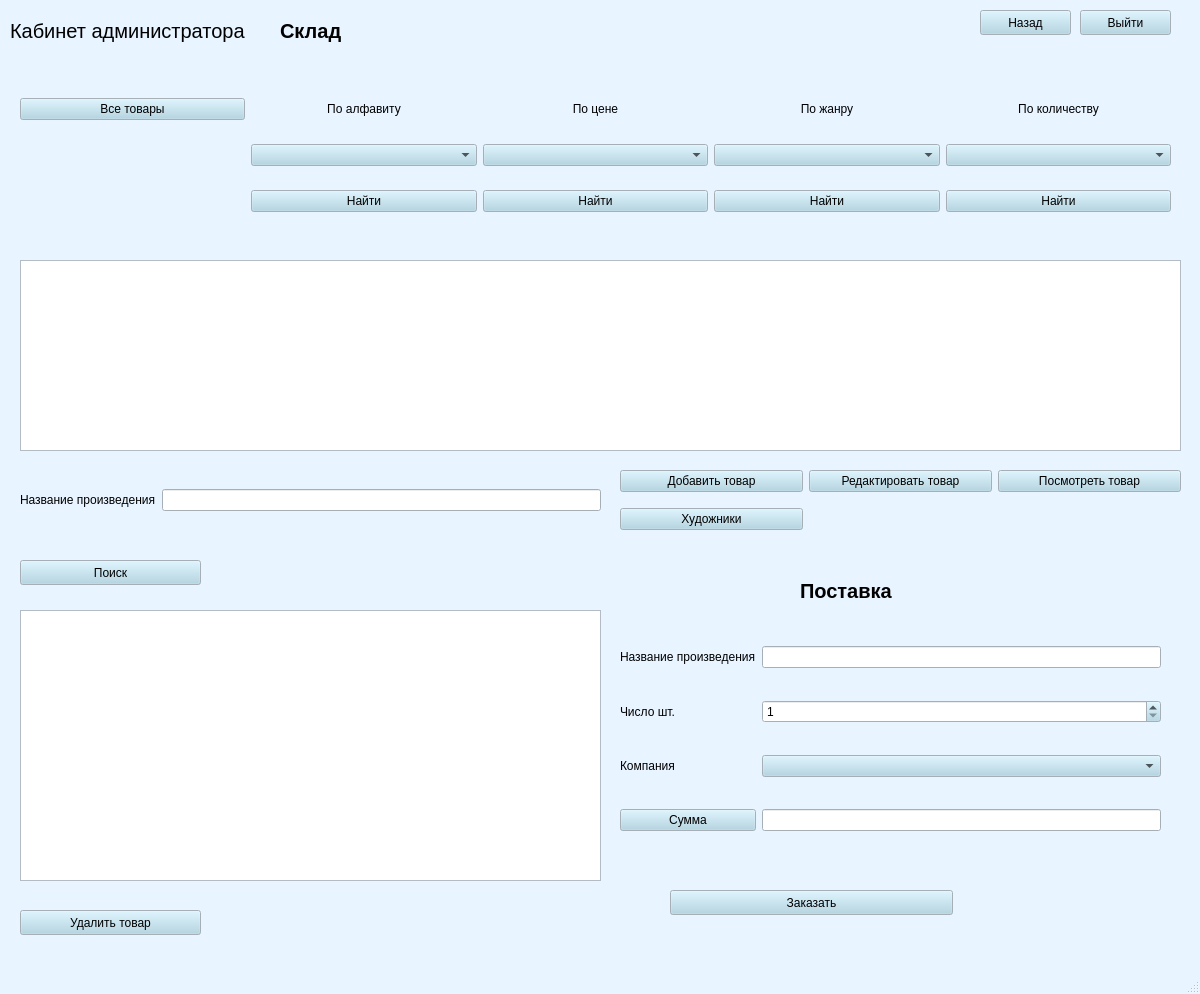
<?xml version="1.0" encoding="UTF-8"?>
<ui version="4.0">
 <class>MainWindow</class>
 <widget class="QMainWindow" name="MainWindow">
  <property name="geometry">
   <rect>
    <x>0</x>
    <y>0</y>
    <width>1200</width>
    <height>994</height>
   </rect>
  </property>
  <property name="palette">
   <palette>
    <active>
     <colorrole role="WindowText">
      <brush brushstyle="SolidPattern">
       <color alpha="255">
        <red>0</red>
        <green>0</green>
        <blue>0</blue>
       </color>
      </brush>
     </colorrole>
     <colorrole role="Button">
      <brush brushstyle="SolidPattern">
       <color alpha="255">
        <red>169</red>
        <green>210</green>
        <blue>227</blue>
       </color>
      </brush>
     </colorrole>
     <colorrole role="Light">
      <brush brushstyle="SolidPattern">
       <color alpha="255">
        <red>255</red>
        <green>255</green>
        <blue>255</blue>
       </color>
      </brush>
     </colorrole>
     <colorrole role="Midlight">
      <brush brushstyle="SolidPattern">
       <color alpha="255">
        <red>238</red>
        <green>228</green>
        <blue>255</blue>
       </color>
      </brush>
     </colorrole>
     <colorrole role="Dark">
      <brush brushstyle="SolidPattern">
       <color alpha="255">
        <red>110</red>
        <green>101</green>
        <blue>127</blue>
       </color>
      </brush>
     </colorrole>
     <colorrole role="Mid">
      <brush brushstyle="SolidPattern">
       <color alpha="255">
        <red>147</red>
        <green>134</green>
        <blue>170</blue>
       </color>
      </brush>
     </colorrole>
     <colorrole role="Text">
      <brush brushstyle="SolidPattern">
       <color alpha="255">
        <red>0</red>
        <green>0</green>
        <blue>0</blue>
       </color>
      </brush>
     </colorrole>
     <colorrole role="BrightText">
      <brush brushstyle="SolidPattern">
       <color alpha="255">
        <red>255</red>
        <green>255</green>
        <blue>255</blue>
       </color>
      </brush>
     </colorrole>
     <colorrole role="ButtonText">
      <brush brushstyle="SolidPattern">
       <color alpha="255">
        <red>0</red>
        <green>0</green>
        <blue>0</blue>
       </color>
      </brush>
     </colorrole>
     <colorrole role="Base">
      <brush brushstyle="SolidPattern">
       <color alpha="255">
        <red>255</red>
        <green>255</green>
        <blue>255</blue>
       </color>
      </brush>
     </colorrole>
     <colorrole role="Window">
      <brush brushstyle="SolidPattern">
       <color alpha="255">
        <red>232</red>
        <green>244</green>
        <blue>255</blue>
       </color>
      </brush>
     </colorrole>
     <colorrole role="Shadow">
      <brush brushstyle="SolidPattern">
       <color alpha="255">
        <red>0</red>
        <green>0</green>
        <blue>0</blue>
       </color>
      </brush>
     </colorrole>
     <colorrole role="Highlight">
      <brush brushstyle="SolidPattern">
       <color alpha="255">
        <red>221</red>
        <green>202</green>
        <blue>255</blue>
       </color>
      </brush>
     </colorrole>
     <colorrole role="AlternateBase">
      <brush brushstyle="SolidPattern">
       <color alpha="255">
        <red>238</red>
        <green>228</green>
        <blue>255</blue>
       </color>
      </brush>
     </colorrole>
     <colorrole role="ToolTipBase">
      <brush brushstyle="SolidPattern">
       <color alpha="255">
        <red>255</red>
        <green>255</green>
        <blue>220</blue>
       </color>
      </brush>
     </colorrole>
     <colorrole role="ToolTipText">
      <brush brushstyle="SolidPattern">
       <color alpha="255">
        <red>0</red>
        <green>0</green>
        <blue>0</blue>
       </color>
      </brush>
     </colorrole>
     <colorrole role="PlaceholderText">
      <brush brushstyle="SolidPattern">
       <color alpha="128">
        <red>0</red>
        <green>0</green>
        <blue>0</blue>
       </color>
      </brush>
     </colorrole>
    </active>
    <inactive>
     <colorrole role="WindowText">
      <brush brushstyle="SolidPattern">
       <color alpha="255">
        <red>0</red>
        <green>0</green>
        <blue>0</blue>
       </color>
      </brush>
     </colorrole>
     <colorrole role="Button">
      <brush brushstyle="SolidPattern">
       <color alpha="255">
        <red>169</red>
        <green>210</green>
        <blue>227</blue>
       </color>
      </brush>
     </colorrole>
     <colorrole role="Light">
      <brush brushstyle="SolidPattern">
       <color alpha="255">
        <red>255</red>
        <green>255</green>
        <blue>255</blue>
       </color>
      </brush>
     </colorrole>
     <colorrole role="Midlight">
      <brush brushstyle="SolidPattern">
       <color alpha="255">
        <red>238</red>
        <green>228</green>
        <blue>255</blue>
       </color>
      </brush>
     </colorrole>
     <colorrole role="Dark">
      <brush brushstyle="SolidPattern">
       <color alpha="255">
        <red>110</red>
        <green>101</green>
        <blue>127</blue>
       </color>
      </brush>
     </colorrole>
     <colorrole role="Mid">
      <brush brushstyle="SolidPattern">
       <color alpha="255">
        <red>147</red>
        <green>134</green>
        <blue>170</blue>
       </color>
      </brush>
     </colorrole>
     <colorrole role="Text">
      <brush brushstyle="SolidPattern">
       <color alpha="255">
        <red>0</red>
        <green>0</green>
        <blue>0</blue>
       </color>
      </brush>
     </colorrole>
     <colorrole role="BrightText">
      <brush brushstyle="SolidPattern">
       <color alpha="255">
        <red>255</red>
        <green>255</green>
        <blue>255</blue>
       </color>
      </brush>
     </colorrole>
     <colorrole role="ButtonText">
      <brush brushstyle="SolidPattern">
       <color alpha="255">
        <red>0</red>
        <green>0</green>
        <blue>0</blue>
       </color>
      </brush>
     </colorrole>
     <colorrole role="Base">
      <brush brushstyle="SolidPattern">
       <color alpha="255">
        <red>255</red>
        <green>255</green>
        <blue>255</blue>
       </color>
      </brush>
     </colorrole>
     <colorrole role="Window">
      <brush brushstyle="SolidPattern">
       <color alpha="255">
        <red>232</red>
        <green>244</green>
        <blue>255</blue>
       </color>
      </brush>
     </colorrole>
     <colorrole role="Shadow">
      <brush brushstyle="SolidPattern">
       <color alpha="255">
        <red>0</red>
        <green>0</green>
        <blue>0</blue>
       </color>
      </brush>
     </colorrole>
     <colorrole role="Highlight">
      <brush brushstyle="SolidPattern">
       <color alpha="255">
        <red>221</red>
        <green>202</green>
        <blue>255</blue>
       </color>
      </brush>
     </colorrole>
     <colorrole role="AlternateBase">
      <brush brushstyle="SolidPattern">
       <color alpha="255">
        <red>238</red>
        <green>228</green>
        <blue>255</blue>
       </color>
      </brush>
     </colorrole>
     <colorrole role="ToolTipBase">
      <brush brushstyle="SolidPattern">
       <color alpha="255">
        <red>255</red>
        <green>255</green>
        <blue>220</blue>
       </color>
      </brush>
     </colorrole>
     <colorrole role="ToolTipText">
      <brush brushstyle="SolidPattern">
       <color alpha="255">
        <red>0</red>
        <green>0</green>
        <blue>0</blue>
       </color>
      </brush>
     </colorrole>
     <colorrole role="PlaceholderText">
      <brush brushstyle="SolidPattern">
       <color alpha="128">
        <red>0</red>
        <green>0</green>
        <blue>0</blue>
       </color>
      </brush>
     </colorrole>
    </inactive>
    <disabled>
     <colorrole role="WindowText">
      <brush brushstyle="SolidPattern">
       <color alpha="255">
        <red>110</red>
        <green>101</green>
        <blue>127</blue>
       </color>
      </brush>
     </colorrole>
     <colorrole role="Button">
      <brush brushstyle="SolidPattern">
       <color alpha="255">
        <red>169</red>
        <green>210</green>
        <blue>227</blue>
       </color>
      </brush>
     </colorrole>
     <colorrole role="Light">
      <brush brushstyle="SolidPattern">
       <color alpha="255">
        <red>255</red>
        <green>255</green>
        <blue>255</blue>
       </color>
      </brush>
     </colorrole>
     <colorrole role="Midlight">
      <brush brushstyle="SolidPattern">
       <color alpha="255">
        <red>238</red>
        <green>228</green>
        <blue>255</blue>
       </color>
      </brush>
     </colorrole>
     <colorrole role="Dark">
      <brush brushstyle="SolidPattern">
       <color alpha="255">
        <red>110</red>
        <green>101</green>
        <blue>127</blue>
       </color>
      </brush>
     </colorrole>
     <colorrole role="Mid">
      <brush brushstyle="SolidPattern">
       <color alpha="255">
        <red>147</red>
        <green>134</green>
        <blue>170</blue>
       </color>
      </brush>
     </colorrole>
     <colorrole role="Text">
      <brush brushstyle="SolidPattern">
       <color alpha="255">
        <red>110</red>
        <green>101</green>
        <blue>127</blue>
       </color>
      </brush>
     </colorrole>
     <colorrole role="BrightText">
      <brush brushstyle="SolidPattern">
       <color alpha="255">
        <red>255</red>
        <green>255</green>
        <blue>255</blue>
       </color>
      </brush>
     </colorrole>
     <colorrole role="ButtonText">
      <brush brushstyle="SolidPattern">
       <color alpha="255">
        <red>110</red>
        <green>101</green>
        <blue>127</blue>
       </color>
      </brush>
     </colorrole>
     <colorrole role="Base">
      <brush brushstyle="SolidPattern">
       <color alpha="255">
        <red>232</red>
        <green>244</green>
        <blue>255</blue>
       </color>
      </brush>
     </colorrole>
     <colorrole role="Window">
      <brush brushstyle="SolidPattern">
       <color alpha="255">
        <red>232</red>
        <green>244</green>
        <blue>255</blue>
       </color>
      </brush>
     </colorrole>
     <colorrole role="Shadow">
      <brush brushstyle="SolidPattern">
       <color alpha="255">
        <red>0</red>
        <green>0</green>
        <blue>0</blue>
       </color>
      </brush>
     </colorrole>
     <colorrole role="Highlight">
      <brush brushstyle="SolidPattern">
       <color alpha="255">
        <red>145</red>
        <green>145</green>
        <blue>145</blue>
       </color>
      </brush>
     </colorrole>
     <colorrole role="AlternateBase">
      <brush brushstyle="SolidPattern">
       <color alpha="255">
        <red>221</red>
        <green>202</green>
        <blue>255</blue>
       </color>
      </brush>
     </colorrole>
     <colorrole role="ToolTipBase">
      <brush brushstyle="SolidPattern">
       <color alpha="255">
        <red>255</red>
        <green>255</green>
        <blue>220</blue>
       </color>
      </brush>
     </colorrole>
     <colorrole role="ToolTipText">
      <brush brushstyle="SolidPattern">
       <color alpha="255">
        <red>0</red>
        <green>0</green>
        <blue>0</blue>
       </color>
      </brush>
     </colorrole>
     <colorrole role="PlaceholderText">
      <brush brushstyle="SolidPattern">
       <color alpha="128">
        <red>0</red>
        <green>0</green>
        <blue>0</blue>
       </color>
      </brush>
     </colorrole>
    </disabled>
   </palette>
  </property>
  <property name="windowTitle">
   <string>MainWindow</string>
  </property>
  <widget class="QWidget" name="centralwidget">
   <widget class="QWidget" name="gridLayoutWidget_2">
    <property name="geometry">
     <rect>
      <x>20</x>
      <y>80</y>
      <width>1151</width>
      <height>151</height>
     </rect>
    </property>
    <layout class="QGridLayout" name="gridLayout_2">
     <property name="leftMargin">
      <number>0</number>
     </property>
     <property name="topMargin">
      <number>0</number>
     </property>
     <property name="bottomMargin">
      <number>0</number>
     </property>
     <property name="verticalSpacing">
      <number>6</number>
     </property>
     <item row="1" column="0">
      <widget class="QPushButton" name="all">
       <property name="text">
        <string>Все товары</string>
       </property>
      </widget>
     </item>
     <item row="2" column="1">
      <widget class="QComboBox" name="alphabet"/>
     </item>
     <item row="3" column="1">
      <widget class="QPushButton" name="alf_find">
       <property name="text">
        <string>Найти</string>
       </property>
      </widget>
     </item>
     <item row="2" column="3">
      <widget class="QComboBox" name="genre"/>
     </item>
     <item row="3" column="2">
      <widget class="QPushButton" name="price_find">
       <property name="text">
        <string>Найти</string>
       </property>
      </widget>
     </item>
     <item row="1" column="3">
      <widget class="QLabel" name="label_5">
       <property name="text">
        <string>&lt;html&gt;&lt;head/&gt;&lt;body&gt;&lt;p align=&quot;center&quot;&gt;По жанру&lt;/p&gt;&lt;/body&gt;&lt;/html&gt;</string>
       </property>
      </widget>
     </item>
     <item row="1" column="1">
      <widget class="QLabel" name="label_4">
       <property name="text">
        <string>&lt;html&gt;&lt;head/&gt;&lt;body&gt;&lt;p align=&quot;center&quot;&gt;По алфавиту&lt;/p&gt;&lt;/body&gt;&lt;/html&gt;</string>
       </property>
      </widget>
     </item>
     <item row="2" column="2">
      <widget class="QComboBox" name="price"/>
     </item>
     <item row="1" column="2">
      <widget class="QLabel" name="label_3">
       <property name="text">
        <string>&lt;html&gt;&lt;head/&gt;&lt;body&gt;&lt;p align=&quot;center&quot;&gt;По цене&lt;/p&gt;&lt;/body&gt;&lt;/html&gt;</string>
       </property>
      </widget>
     </item>
     <item row="3" column="3">
      <widget class="QPushButton" name="genre_find">
       <property name="text">
        <string>Найти</string>
       </property>
      </widget>
     </item>
     <item row="1" column="4">
      <widget class="QLabel" name="label_7">
       <property name="text">
        <string>&lt;html&gt;&lt;head/&gt;&lt;body&gt;&lt;p align=&quot;center&quot;&gt;По количеству&lt;/p&gt;&lt;/body&gt;&lt;/html&gt;</string>
       </property>
      </widget>
     </item>
     <item row="2" column="4">
      <widget class="QComboBox" name="quant"/>
     </item>
     <item row="3" column="4">
      <widget class="QPushButton" name="quant_find">
       <property name="text">
        <string>Найти</string>
       </property>
      </widget>
     </item>
    </layout>
   </widget>
   <widget class="QLabel" name="label">
    <property name="geometry">
     <rect>
      <x>10</x>
      <y>0</y>
      <width>251</width>
      <height>62</height>
     </rect>
    </property>
    <property name="palette">
     <palette>
      <active>
       <colorrole role="Button">
        <brush brushstyle="SolidPattern">
         <color alpha="255">
          <red>173</red>
          <green>127</green>
          <blue>168</blue>
         </color>
        </brush>
       </colorrole>
      </active>
      <inactive>
       <colorrole role="Button">
        <brush brushstyle="SolidPattern">
         <color alpha="255">
          <red>173</red>
          <green>127</green>
          <blue>168</blue>
         </color>
        </brush>
       </colorrole>
      </inactive>
      <disabled>
       <colorrole role="Button">
        <brush brushstyle="SolidPattern">
         <color alpha="255">
          <red>173</red>
          <green>127</green>
          <blue>168</blue>
         </color>
        </brush>
       </colorrole>
      </disabled>
     </palette>
    </property>
    <property name="font">
     <font>
      <pointsize>15</pointsize>
      <italic>false</italic>
      <strikeout>false</strikeout>
      <kerning>true</kerning>
     </font>
    </property>
    <property name="text">
     <string>&lt;html&gt;&lt;head/&gt;&lt;body&gt;&lt;p&gt;Кабинет администратора&lt;/p&gt;&lt;/body&gt;&lt;/html&gt;</string>
    </property>
   </widget>
   <widget class="QLabel" name="label_2">
    <property name="geometry">
     <rect>
      <x>280</x>
      <y>0</y>
      <width>161</width>
      <height>62</height>
     </rect>
    </property>
    <property name="palette">
     <palette>
      <active>
       <colorrole role="Button">
        <brush brushstyle="SolidPattern">
         <color alpha="255">
          <red>173</red>
          <green>127</green>
          <blue>168</blue>
         </color>
        </brush>
       </colorrole>
      </active>
      <inactive>
       <colorrole role="Button">
        <brush brushstyle="SolidPattern">
         <color alpha="255">
          <red>173</red>
          <green>127</green>
          <blue>168</blue>
         </color>
        </brush>
       </colorrole>
      </inactive>
      <disabled>
       <colorrole role="Button">
        <brush brushstyle="SolidPattern">
         <color alpha="255">
          <red>173</red>
          <green>127</green>
          <blue>168</blue>
         </color>
        </brush>
       </colorrole>
      </disabled>
     </palette>
    </property>
    <property name="font">
     <font>
      <pointsize>15</pointsize>
      <italic>false</italic>
      <strikeout>false</strikeout>
      <kerning>true</kerning>
     </font>
    </property>
    <property name="text">
     <string>&lt;html&gt;&lt;head/&gt;&lt;body&gt;&lt;p&gt;&lt;span style=&quot; font-weight:600;&quot;&gt;Склад&lt;/span&gt;&lt;/p&gt;&lt;/body&gt;&lt;/html&gt;</string>
    </property>
   </widget>
   <widget class="QTableWidget" name="artworks">
    <property name="geometry">
     <rect>
      <x>20</x>
      <y>260</y>
      <width>1161</width>
      <height>191</height>
     </rect>
    </property>
   </widget>
   <widget class="QLabel" name="label_6">
    <property name="geometry">
     <rect>
      <x>800</x>
      <y>560</y>
      <width>101</width>
      <height>62</height>
     </rect>
    </property>
    <property name="palette">
     <palette>
      <active>
       <colorrole role="Button">
        <brush brushstyle="SolidPattern">
         <color alpha="255">
          <red>173</red>
          <green>127</green>
          <blue>168</blue>
         </color>
        </brush>
       </colorrole>
      </active>
      <inactive>
       <colorrole role="Button">
        <brush brushstyle="SolidPattern">
         <color alpha="255">
          <red>173</red>
          <green>127</green>
          <blue>168</blue>
         </color>
        </brush>
       </colorrole>
      </inactive>
      <disabled>
       <colorrole role="Button">
        <brush brushstyle="SolidPattern">
         <color alpha="255">
          <red>173</red>
          <green>127</green>
          <blue>168</blue>
         </color>
        </brush>
       </colorrole>
      </disabled>
     </palette>
    </property>
    <property name="font">
     <font>
      <pointsize>15</pointsize>
      <italic>false</italic>
      <strikeout>false</strikeout>
      <kerning>true</kerning>
     </font>
    </property>
    <property name="text">
     <string>&lt;html&gt;&lt;head/&gt;&lt;body&gt;&lt;p&gt;&lt;span style=&quot; font-weight:600;&quot;&gt;Поставка&lt;/span&gt;&lt;/p&gt;&lt;/body&gt;&lt;/html&gt;</string>
    </property>
   </widget>
   <widget class="QWidget" name="gridLayoutWidget">
    <property name="geometry">
     <rect>
      <x>620</x>
      <y>620</y>
      <width>541</width>
      <height>241</height>
     </rect>
    </property>
    <layout class="QGridLayout" name="gridLayout">
     <item row="3" column="1">
      <widget class="QLineEdit" name="sum_count">
       <property name="font">
        <font>
         <weight>75</weight>
         <bold>true</bold>
        </font>
       </property>
       <property name="readOnly">
        <bool>true</bool>
       </property>
      </widget>
     </item>
     <item row="0" column="0">
      <widget class="QLabel" name="FieldInput_3">
       <property name="text">
        <string>Название произведения</string>
       </property>
      </widget>
     </item>
     <item row="1" column="0">
      <widget class="QLabel" name="FieldInput_4">
       <property name="text">
        <string>Число шт.</string>
       </property>
      </widget>
     </item>
     <item row="1" column="1">
      <widget class="QSpinBox" name="count">
       <property name="minimum">
        <number>1</number>
       </property>
      </widget>
     </item>
     <item row="3" column="0">
      <widget class="QPushButton" name="sum">
       <property name="text">
        <string>Сумма</string>
       </property>
      </widget>
     </item>
     <item row="0" column="1">
      <widget class="QLineEdit" name="name"/>
     </item>
     <item row="2" column="0">
      <widget class="QLabel" name="FieldInput_5">
       <property name="text">
        <string>Компания</string>
       </property>
      </widget>
     </item>
     <item row="2" column="1">
      <widget class="QComboBox" name="comp"/>
     </item>
    </layout>
   </widget>
   <widget class="QPushButton" name="buy">
    <property name="geometry">
     <rect>
      <x>670</x>
      <y>890</y>
      <width>283</width>
      <height>25</height>
     </rect>
    </property>
    <property name="text">
     <string>Заказать</string>
    </property>
   </widget>
   <widget class="QWidget" name="gridLayoutWidget_3">
    <property name="geometry">
     <rect>
      <x>620</x>
      <y>460</y>
      <width>561</width>
      <height>80</height>
     </rect>
    </property>
    <layout class="QGridLayout" name="gridLayout_3">
     <item row="0" column="0">
      <widget class="QPushButton" name="add_art">
       <property name="text">
        <string>Добавить товар</string>
       </property>
      </widget>
     </item>
     <item row="0" column="1">
      <widget class="QPushButton" name="edit">
       <property name="text">
        <string>Редактировать товар</string>
       </property>
      </widget>
     </item>
     <item row="0" column="2">
      <widget class="QPushButton" name="look">
       <property name="text">
        <string>Посмотреть товар</string>
       </property>
      </widget>
     </item>
     <item row="1" column="0">
      <widget class="QPushButton" name="artists">
       <property name="text">
        <string>Художники</string>
       </property>
      </widget>
     </item>
    </layout>
   </widget>
   <widget class="QPushButton" name="exit">
    <property name="geometry">
     <rect>
      <x>1080</x>
      <y>10</y>
      <width>91</width>
      <height>25</height>
     </rect>
    </property>
    <property name="text">
     <string>Выйти</string>
    </property>
   </widget>
   <widget class="QPushButton" name="back">
    <property name="geometry">
     <rect>
      <x>980</x>
      <y>10</y>
      <width>91</width>
      <height>25</height>
     </rect>
    </property>
    <property name="text">
     <string>Назад</string>
    </property>
   </widget>
   <widget class="QPushButton" name="del">
    <property name="geometry">
     <rect>
      <x>20</x>
      <y>910</y>
      <width>181</width>
      <height>25</height>
     </rect>
    </property>
    <property name="text">
     <string>Удалить товар</string>
    </property>
   </widget>
   <widget class="QTableWidget" name="artworks_del">
    <property name="geometry">
     <rect>
      <x>20</x>
      <y>610</y>
      <width>581</width>
      <height>271</height>
     </rect>
    </property>
   </widget>
   <widget class="QWidget" name="gridLayoutWidget_4">
    <property name="geometry">
     <rect>
      <x>20</x>
      <y>460</y>
      <width>581</width>
      <height>80</height>
     </rect>
    </property>
    <layout class="QGridLayout" name="gridLayout_4">
     <item row="0" column="0">
      <widget class="QLabel" name="FieldInput_6">
       <property name="text">
        <string>Название произведения</string>
       </property>
      </widget>
     </item>
     <item row="0" column="1">
      <widget class="QLineEdit" name="name_del"/>
     </item>
    </layout>
   </widget>
   <widget class="QPushButton" name="find_but">
    <property name="geometry">
     <rect>
      <x>20</x>
      <y>560</y>
      <width>181</width>
      <height>25</height>
     </rect>
    </property>
    <property name="text">
     <string>Поиск</string>
    </property>
   </widget>
  </widget>
  <widget class="QMenuBar" name="menubar">
   <property name="geometry">
    <rect>
     <x>0</x>
     <y>0</y>
     <width>1200</width>
     <height>22</height>
    </rect>
   </property>
  </widget>
  <widget class="QStatusBar" name="statusbar"/>
 </widget>
 <resources/>
 <connections/>
</ui>
